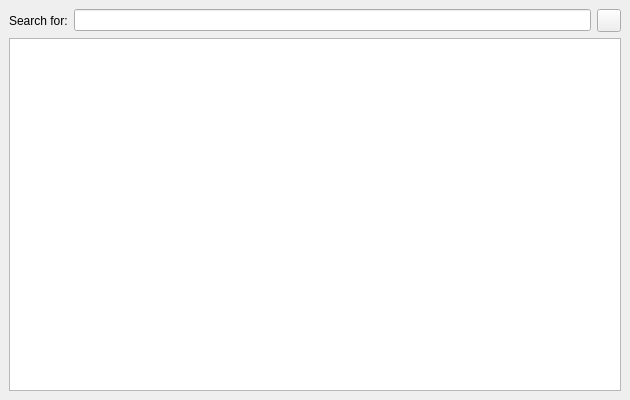
<?xml version="1.0" encoding="UTF-8"?>
<ui version="4.0">
 <class>DWSelector</class>
 <widget class="QDockWidget" name="DWSelector">
  <property name="windowModality">
   <enum>Qt::WindowModal</enum>
  </property>
  <property name="geometry">
   <rect>
    <x>0</x>
    <y>0</y>
    <width>630</width>
    <height>400</height>
   </rect>
  </property>
  <property name="minimumSize">
   <size>
    <width>300</width>
    <height>400</height>
   </size>
  </property>
  <property name="floating">
   <bool>true</bool>
  </property>
  <property name="windowTitle">
   <string>DockWidget</string>
  </property>
  <widget class="QWidget" name="dockWidgetContents">
   <layout class="QVBoxLayout" name="verticalLayout">
    <item>
     <widget class="QWidget" name="widget" native="true">
      <layout class="QHBoxLayout" name="horizontalLayout">
       <property name="leftMargin">
        <number>0</number>
       </property>
       <property name="topMargin">
        <number>0</number>
       </property>
       <property name="rightMargin">
        <number>0</number>
       </property>
       <property name="bottomMargin">
        <number>0</number>
       </property>
       <item>
        <widget class="QLabel" name="label">
         <property name="text">
          <string>Search for:</string>
         </property>
        </widget>
       </item>
       <item>
        <widget class="EQLineEdit" name="lineEdit"/>
       </item>
       <item>
        <widget class="QToolButton" name="btnRefresh">
         <property name="text">
          <string/>
         </property>
         <property name="icon">
          <iconset resource="../Resort/res.qrc">
           <normaloff>:/images/refresh.png</normaloff>:/images/refresh.png</iconset>
         </property>
        </widget>
       </item>
      </layout>
     </widget>
    </item>
    <item>
     <widget class="EQTableWidget" name="tblData">
      <property name="focusPolicy">
       <enum>Qt::ClickFocus</enum>
      </property>
      <property name="editTriggers">
       <set>QAbstractItemView::NoEditTriggers</set>
      </property>
      <property name="selectionMode">
       <enum>QAbstractItemView::SingleSelection</enum>
      </property>
      <property name="selectionBehavior">
       <enum>QAbstractItemView::SelectRows</enum>
      </property>
      <attribute name="horizontalHeaderVisible">
       <bool>false</bool>
      </attribute>
      <attribute name="verticalHeaderVisible">
       <bool>false</bool>
      </attribute>
      <attribute name="verticalHeaderDefaultSectionSize">
       <number>25</number>
      </attribute>
     </widget>
    </item>
   </layout>
  </widget>
 </widget>
 <customwidgets>
  <customwidget>
   <class>EQLineEdit</class>
   <extends>QLineEdit</extends>
   <header location="global">eqlineedit.h</header>
   <slots>
    <signal>customButtonClicked(bool)</signal>
   </slots>
  </customwidget>
  <customwidget>
   <class>EQTableWidget</class>
   <extends>QTableWidget</extends>
   <header location="global">eqtablewidget.h</header>
  </customwidget>
 </customwidgets>
 <resources>
  <include location="../Resort/res.qrc"/>
 </resources>
 <connections/>
</ui>
